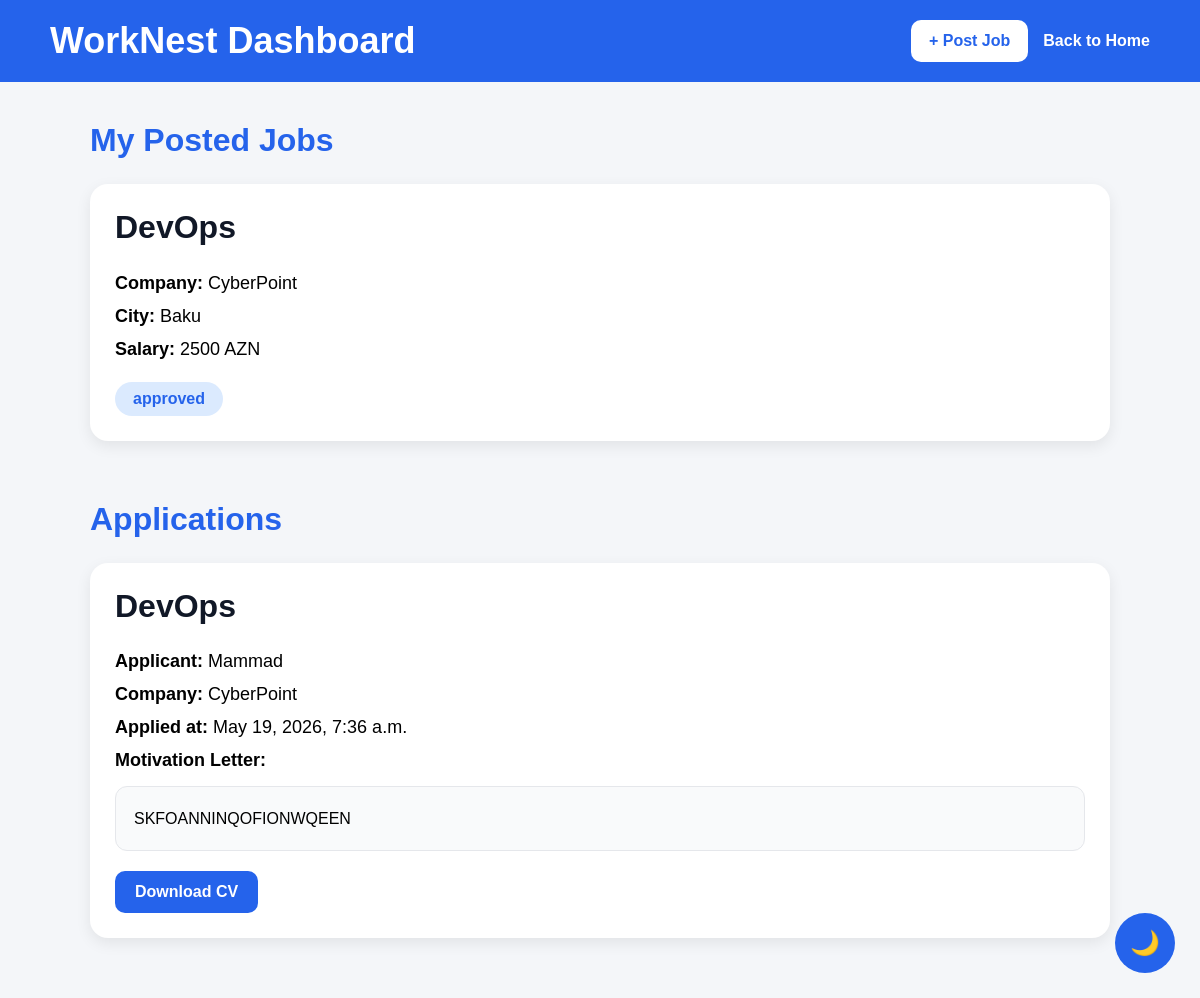
Page /company-dashboard/ (signed in) on the committed database.
### jobs/models.py (models this page shows, shortened)
class Job(models.Model):
    STATUS_CHOICES = [
        ('pending', 'Pending'),
        ('approved', 'Approved'),
        ('rejected', 'Rejected'),
    ]
    title = models.CharField(max_length=100)
    company = models.CharField(max_length=100)
    salary = models.CharField(max_length=50)
    city = models.CharField(max_length=100)
    status = models.CharField(max_length=20, choices=STATUS_CHOICES, default='pending')
    posted_by = models.ForeignKey(User, on_delete=models.CASCADE, null=True, blank=True)

class Application(models.Model):
    STATUS_CHOICES = [
        ('pending', 'Pending'),
        ('reviewed', 'Reviewed'),
        ('accepted', 'Accepted'),
        ('rejected', 'Rejected'),
    ]
    job = models.ForeignKey(Job, on_delete=models.CASCADE)
    user = models.ForeignKey(User, on_delete=models.CASCADE)
    cv = models.FileField(upload_to='cvs/')
    motivation_letter = models.TextField(blank=True, null=True)
    status = models.CharField(max_length=20, choices=STATUS_CHOICES, default='pending')
    applied_at = models.DateTimeField(auto_now_add=True)

### jobs/views.py (the view)
# urls.py: path('company-dashboard/', views.company_dashboard, name='company_dashboard'),
@login_required
def company_dashboard(request):
    jobs = Job.objects.filter(posted_by=request.user)
    applications = Application.objects.filter(
        job__posted_by=request.user
    )
    return render(request, 'jobs/company_dashboard.html', {
        'jobs': jobs,
        'applications': applications
    })

### jobs/templates/jobs/company_dashboard.html (shortened to what this page needs)
<!DOCTYPE html>
<html lang="en">
<head>
</head>
<body>
    <div class="navbar">
        <h2>WorkNest Dashboard</h2>
        <div class="nav-buttons">
            <a href="/post-job/" class="post-btn">
                + Post Job
            </a>
            <a href="/" class="home-btn">
                Back to Home
            </a>
        </div>
    </div>
    <div class="container">
        <div class="section">
            <h1>My Posted Jobs</h1>
            {% for job in jobs %}
                <div class="card">
                    <h2>{{ job.title }}</h2>
                    <p><strong>Company:</strong> {{ job.company }}</p>
                    <p><strong>City:</strong> {{ job.city }}</p>
                    <p><strong>Salary:</strong> {{ job.salary }} AZN</p>
                    <span class="status">
                        {{ job.status }}
                    </span>
                </div>
            {% empty %}
                <div class="empty">
                    You have not posted any jobs yet.
                </div>
            {% endfor %}
        </div>
        <div class="section">
            <h1>Applications</h1>
            {% for application in applications %}
                <div class="card">
                    <h2>{{ application.job.title }}</h2>
                    <p>
                        <strong>Applicant:</strong>
                        {{ application.user.username }}
                    </p>
                    <p>
                        <strong>Company:</strong>
                        {{ application.job.company }}
                    </p>
                    <p>
                        <strong>Applied at:</strong>
                        {{ application.applied_at }}
                    </p>
                    <p>
                        <strong>Motivation Letter:</strong>
                    </p>
                    <div class="motivation">
                        {{ application.motivation_letter }}
                    </div>
                    <a href="{{ application.cv.url }}"
                       target="_blank"
                       class="cv-btn">
                       Download CV
                    </a>
                </div>
            {% empty %}
                <div class="empty">
                    No applications yet.
                </div>
            {% endfor %}
        </div>
    </div>
<button id="darkModeToggle">🌙</button>
</body>
</html>

### jobs/templates/jobs/company_dashboard.html (style rules this page uses)
body { font-family: Arial, sans-serif; background:#f4f6f9; margin:0; padding:0; }
.navbar { background:#2563eb; color:white; padding:20px 50px; display:flex; justify-content:space-between; align-items:center; }
.navbar h2 { margin:0; font-size:36px; }
.nav-buttons { display:flex; gap:15px; align-items:center; }
.navbar a { text-decoration:none; font-weight:bold; }
.post-btn { background:white; color:#2563eb; padding:12px 18px; border-radius:10px; }
.home-btn { color:white; }
.container { width:85%; margin:40px auto; }
h1 { color:#2563eb; margin-bottom:25px; }
.section { margin-bottom:60px; }
.card { background:white; padding:25px; border-radius:18px; box-shadow:0 5px 15px rgba(0,0,0,0.08); margin-bottom:25px; }
.card h2 { margin-top:0; color:#111827; font-size:32px; }
.card p { font-size:18px; margin:12px 0; }
.status { display:inline-block; padding:8px 18px; border-radius:25px; font-weight:bold; margin-top:10px; background:#dbeafe; color:#2563eb; }
.motivation { background:#f9fafb; padding:18px; border-radius:12px; margin-top:15px; line-height:1.7; border:1px solid #e5e7eb; }
.cv-btn { display:inline-block; margin-top:20px; padding:12px 20px; background:#2563eb; color:white; border-radius:10px; text-decoration:none; font-weight:bold; }
#darkModeToggle { position: fixed; bottom: 25px; right: 25px; width: 60px; height: 60px; border: none; border-radius: 50%; background: #2563eb; color: white; font-size: 24px; cursor: pointer; z-index: 999; }

### rows in the picture
Job: title "DevOps", company "CyberPoint", city "Baku", salary "2500", status "approved"
Application: job "DevOps", user.username "Mammad", job.company "CyberPoint", applied_at "May 19, 2026, 7:36 a.m.", motivation_letter "SKFOANNINQOFIONWQEEN"
